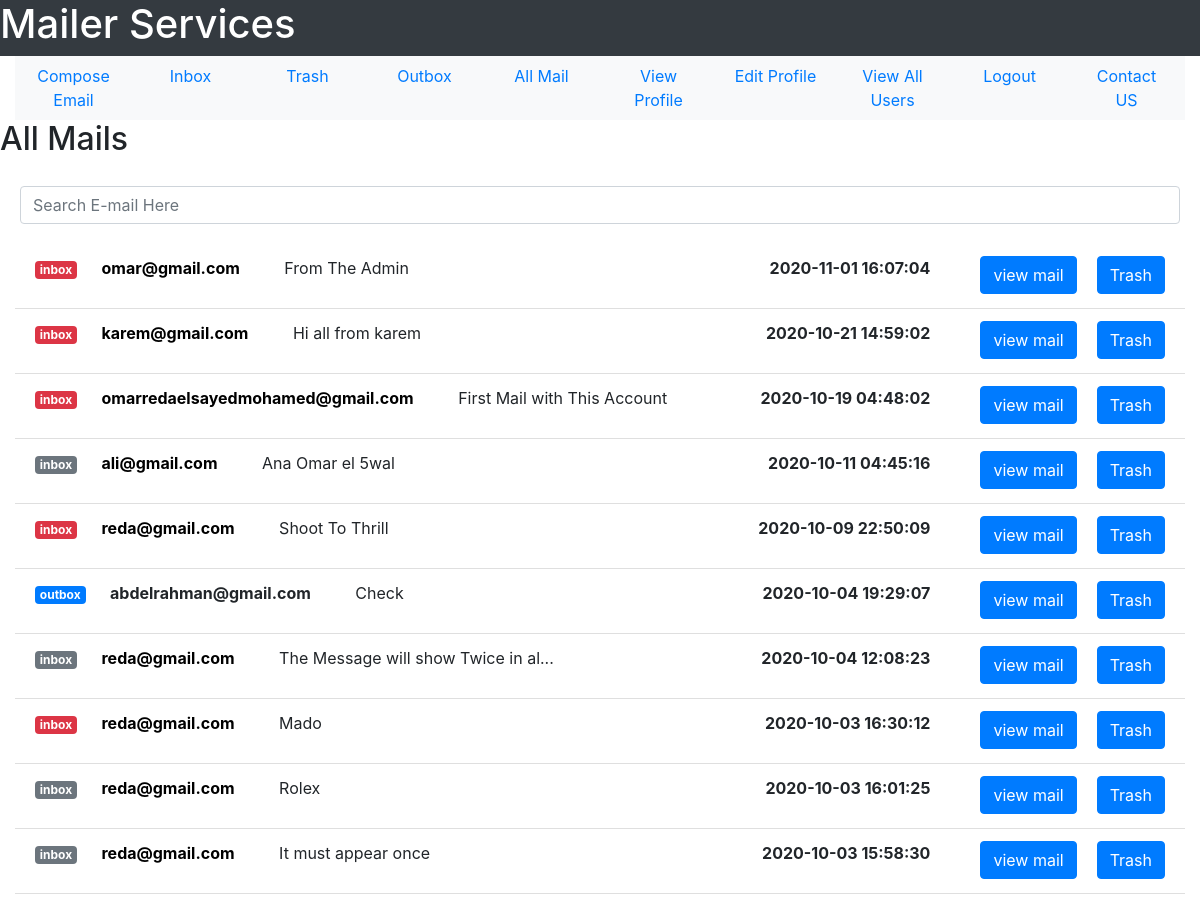
Page /all-mail (signed in, upper part) on the earlier database version.
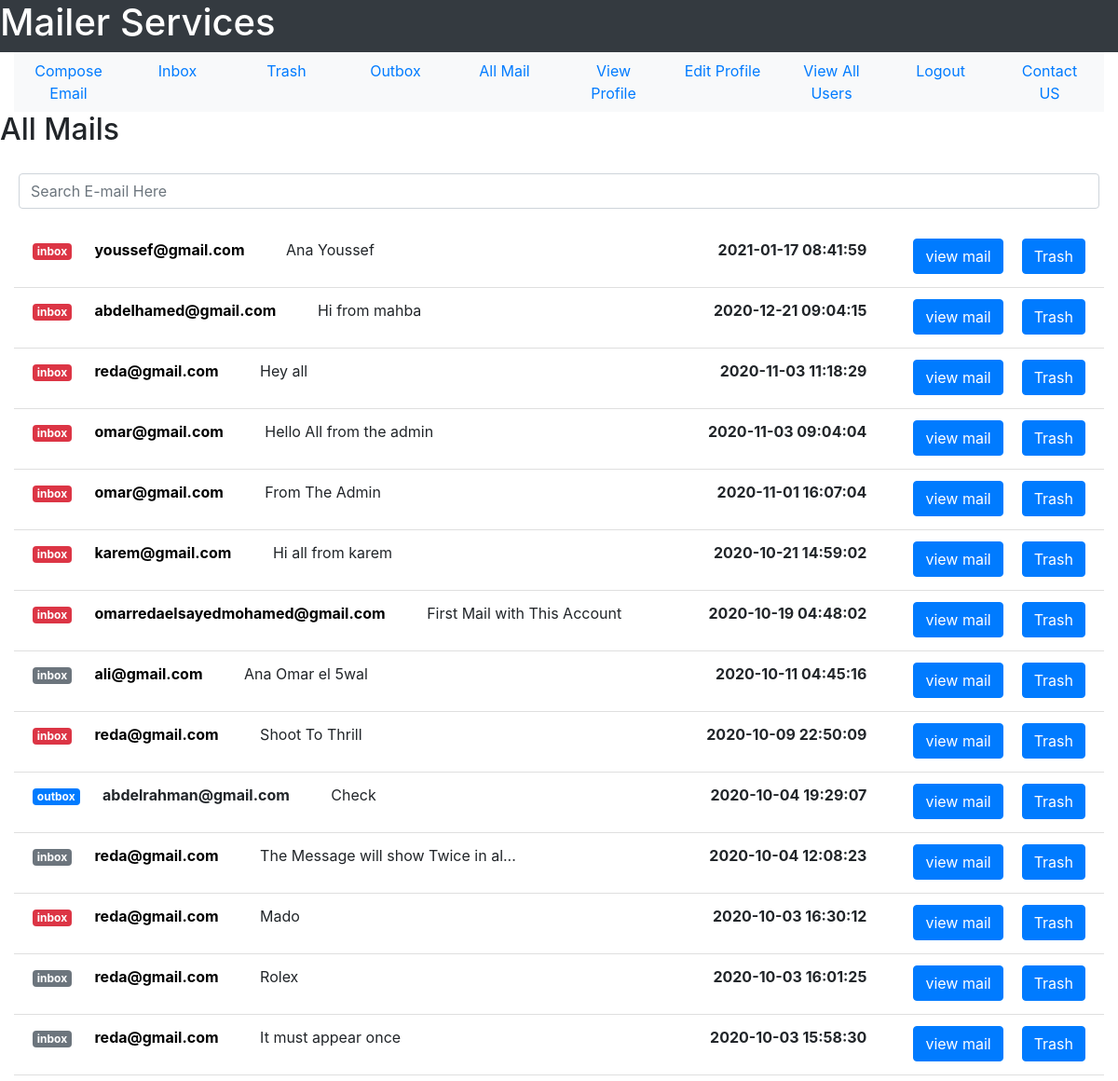
Same page on the later database version.
### tables this page shows
CREATE TABLE user(user_id INTEGER PRIMARY KEY, user_name TEXT NOT NULL, user_email TEXT NOT NULL, user_password TEXT  NOT NULL, user_gender TEXT NOT NULL, user_date_of_birth TEXT NOT NULL, user_city TEXT NOT NULL, user_country TEXT NOT NULL, user_contact INTEGER, user_account_creation_date TEXT NOT NULL, user_active INTEGER DEFAULT 0 CHECK(user_active == 1 OR user_active == 0), visits INTEGER DEFAULT 0, UNIQUE(user_email));

CREATE TABLE mail(mail_id INTEGER PRIMARY KEY, sender_id INTEGER NOT NULL, receiver_id INTEGER NOT NULL, mail_subject TEXT, mail_body TEXT,  mail_date TEXT NOT NULL,mail_seen INTEGER DEFAULT 0 CHECK(mail_seen == 0 OR mail_seen == 1), sender_trashed INTEGER DEFAULT 0 CHECK(sender_trashed == 0 OR sender_trashed == 1), receiver_trashed INTEGER DEFAULT 0 CHECK(receiver_trashed == 0 OR receiver_trashed == 1), multiple_receivers INTEGER DEFAULT 0 CHECK(multiple_receivers == 0 OR multiple_receivers == 1), FOREIGN KEY(sender_id, receiver_id) REFERENCES user(user_id, user_id));

### User/User_Mail/user_mail.py (the view)
@user_mail_bp.route("/all-mail")
def see_all_mail():
    inbox = return_inbox(get_user_id(session["email"]))
    outbox = return_outbox(get_user_id(session["email"]))
    all_mail = sort_mails(inbox + outbox)
    return render_template("User_Mail/view_all_mail.html", all_mail = all_mail, user_email = session["email"])

### User/User_Mail/user_mail.py (called while the page is built)
def get_user_id(user_email):
    sqlite_connection = sqlite3.connect('MAIL_DB.db')
    select_user_query = """SELECT user_id FROM user WHERE user_email = ?;"""
    select_user_query_data = (user_email,)
    user_record = sqlite_connection.execute(select_user_query, select_user_query_data)
    user_id = 0
    for data in user_record:
        user_id = data[0]
    sqlite_connection.close()
    return user_id

def get_user_email(user_id):
    sqlite_connection = sqlite3.connect('MAIL_DB.db')
    select_user_query = """SELECT user_email FROM user WHERE user_id = ?;"""
    select_user_query_data = (user_id,)
    user_record = sqlite_connection.execute(select_user_query, select_user_query_data)
    user_email = ""
    for data in user_record:
        user_email = data[0]
    sqlite_connection.close()
    return user_email

def remove_milli_seconds(full_date):
    date = datetime.strptime(full_date, '%Y-%m-%d %H:%M:%S.%f')
    return date.strftime('%Y-%m-%d %H:%M:%S')

### User/User_Mail/templates/User_Mail/view_all_mail.html (shortened to what the changed rows need)
<!DOCTYPE html>
<html lang = "en">
    <head>
        <link rel="stylesheet" href="https://maxcdn.bootstrapcdn.com/bootstrap/4.5.2/css/bootstrap.min.css">
    </head>
    <body>
        <div class = "container-fluid">
            <div class = "row bg-dark text-white">
                <h1>Mailer Services</h1>
            </div>
            <div class = "row">
                <h2>All Mails</h2>
            </div>
            <div>
                <ul class = "list-group list-group-flush">
                    {% for user_mail in all_mail %}
                        {% if user_mail["receiver_mail"] == user_email %}
                            <li class = "list-group-item">
                                <p>
                                    {% if user_mail["mail_seen"] %}
                                        <span class = "badge badge-secondary">inbox</span>
                                    {% else %}
                                        <span class = "badge badge-danger">inbox</span>
                                    {% endif %}
                                    <a href = "{{url_for('user_mail_bp.compose_to_email', user_mail = user_mail['sender_mail'])}}" style = "color: black;">
                                        <strong style = "margin: 20px;" id = "userMail">{{user_mail["sender_mail"]}}</strong>
                                    </a>
                                    <span style = "margin: 20px;" id = "mailSubject">{{user_mail["mail_subject"]}}</span>
                                    <a href = "{{url_for('user_mail_bp.all_mail_to_trash', mail_id = user_mail['mail_id'], trash_identity = 1)}}"
                                    class = "btn btn-primary float-right" style = "margin-left: 20px;">Trash</a>
                                    <a href = "{{url_for('user_mail_bp.view_mail', mail_id = user_mail['mail_id'])}}" class = "btn btn-primary float-right">view mail</a>
                                    <strong style = "margin-right: 50px;" class = "float-right">{{user_mail["mail_date"]}}</strong>
                                </p>
                            </li>
                        {% endif %}
                    {% endfor %}
                </ul>
                </div>
        </div>
    </body>
</html>

Differences in the rows shown:
now on this page (row edited): user: sender_mail "youssef@gmail.com"
added mail: mail_subject "Ana Youssef"
now on this page (row edited): user: sender_mail "abdelhamed@gmail.com"
added mail: mail_subject "Hi from mahba"
added mail: mail_subject "Hey all"
added mail: mail_subject "Hello All from the admin"
Other differences:
new list line: "inbox Trash view mail 2021-01-17 08:41:59"
new list line: "inbox Trash view mail 2020-12-21 09:04:15"
new list line: "inbox Trash view mail 2020-11-03 11:18:29"
new list line: "reda@gmail.com"
new list line: "inbox Trash view mail 2020-11-03 09:04:04"
new list line: "omar@gmail.com"
